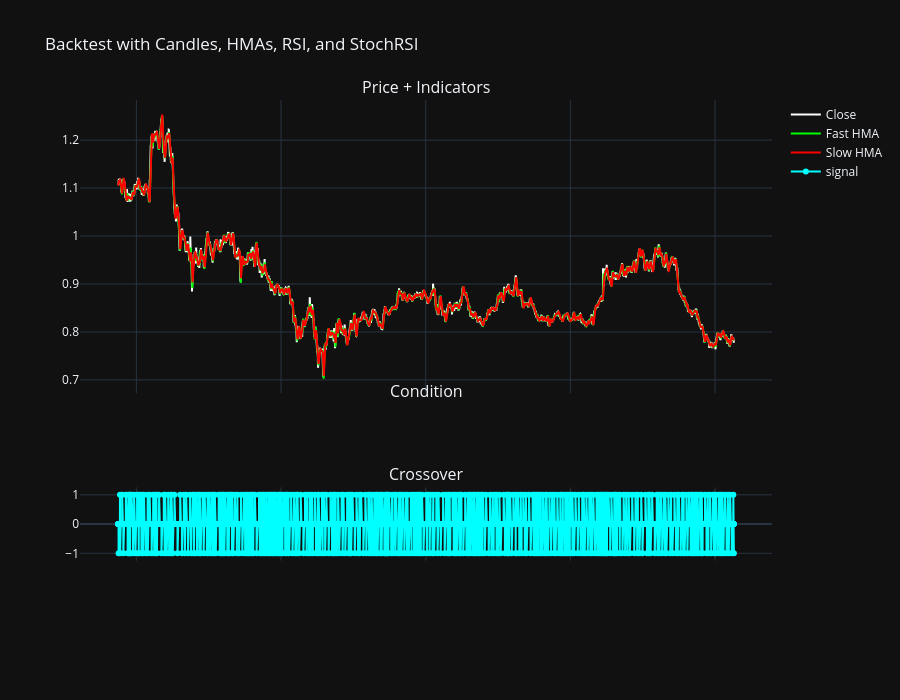

This figure's notebook cell:
### Code cell
import plotly.graph_objects as go
from plotly.subplots import make_subplots

# Grab processed data
candles_df = backtesting_result.processed_data

# Create subplots layout
fig = make_subplots(
    rows=4, cols=1,
    shared_xaxes=True,
    row_heights=[0.60, 0.15, 0.15, 0.1],
    vertical_spacing=0.02,
    subplot_titles=["Price + Indicators", "Condition", "Crossover"]
)

# Row 1: Close price
fig.add_trace(go.Scatter(
    x=candles_df.index, y=candles_df["close"],
    line=dict(color='#FFFFFF', width=2), name='Close'), row=1, col=1)


hma_fast_key = f"HMA_{hma_fast}"
hma_slow_key = f"HMA_{hma_slow}"
# ema_medium_key = f"EMA_{ema_medium}"
# ema_slow_key = f"EMA_{ema_slow}"


fig.add_trace(go.Scatter(x=candles_df.index, y=candles_df[hma_fast_key],
                         line=dict(color='#00FF00', width=2),
                         name='Fast HMA'))
fig.add_trace(go.Scatter(x=candles_df.index, y=candles_df[hma_slow_key],
                         line=dict(color='#FF0000', width=2),
                         name='Slow HMA'))
# fig.add_trace(go.Scatter(x=candles_df.index, y=candles_df[ema_medium_key],
#                          line=dict(color='#FFA500', width=2),
#                          name='Slow HMA'))
# fig.add_trace(go.Scatter(x=candles_df.index, y=candles_df[ema_slow_key],
#                          line=dict(color='#FFFFFF', width=2),
#                          name='Slow EMA'))

# Row 4: Signal values as line + markers
# fig.add_trace(go.Scatter(
#     x=candles_df.index,
#     y=candles_df[f"STOCHRSId_{srsi_length}_{srsi_length}_{srsi_smoothing}_{srsi_smoothing}"],
#     mode='lines',
#     line=dict(color='red', width=2),
#     name='short_condition',
#     marker=dict(size=6)
# ), row=2, col=1)
# fig.add_trace(go.Scatter(
#     x=candles_df.index,
#     y=candles_df[f"STOCHRSIk_{srsi_length}_{srsi_length}_{srsi_smoothing}_{srsi_smoothing}"],
#     mode='lines',
#     line=dict(color='green', width=2),
#     name='short_condition',
#     marker=dict(size=6)
# ), row=2, col=1)

# fig.add_trace(go.Scatter(
#     x=candles_df.index,
#     y=candles_df["bearish_crossover"],
#     mode='lines+markers',
#     line=dict(color='cyan', width=2),
#     name='bearish_crossover',
#     marker=dict(size=6)
# ), row=3, col=1)
fig.add_trace(go.Scatter(
    x=candles_df.index,
    y=candles_df["signal"],
    mode='lines+markers',
    line=dict(color='cyan', width=2),
    name='signal',
    marker=dict(size=6)
), row=3, col=1)


# Final layout
fig.update_layout(
    height=700,
    title="Backtest with Candles, HMAs, RSI, and StochRSI",
    showlegend=True,
    template="plotly_dark"
)

fig.show()

### Figure 1 — Plotly figure (JSON) as saved in the notebook; plotly's stock layout.template omitted (floating-point values rounded to 4 significant figures; data arrays with more than 128 entries replaced by an {"elided": "..."} marker saying what was removed)
{"data": [{"line": {"color": "#FFFFFF", "width": 2}, "name": "Close", "type": "scatter", "x": {"elided": "8583 str values"}, "xaxis": "x", "y": {"elided": "8583 float values"}, "yaxis": "y"}, {"line": {"color": "#00FF00", "width": 2}, "name": "Fast HMA", "type": "scatter", "x": {"elided": "8583 str values"}, "y": {"elided": "8583 float values"}}, {"line": {"color": "#FF0000", "width": 2}, "name": "Slow HMA", "type": "scatter", "x": {"elided": "8583 str values"}, "y": {"elided": "8583 float values"}}, {"line": {"color": "cyan", "width": 2}, "marker": {"size": 6}, "mode": "lines+markers", "name": "signal", "type": "scatter", "x": {"elided": "8583 str values"}, "xaxis": "x3", "y": {"elided": "8583 int values"}, "yaxis": "y3"}], "layout": {"annotations": [{"font": {"size": 16}, "showarrow": false, "text": "Price + Indicators", "x": 0.5, "xanchor": "center", "xref": "paper", "y": 1, "yanchor": "bottom", "yref": "paper"}, {"font": {"size": 16}, "showarrow": false, "text": "Condition", "x": 0.5, "xanchor": "center", "xref": "paper", "y": 0.416, "yanchor": "bottom", "yref": "paper"}, {"font": {"size": 16}, "showarrow": false, "text": "Crossover", "x": 0.5, "xanchor": "center", "xref": "paper", "y": 0.255, "yanchor": "bottom", "yref": "paper"}], "height": 700, "showlegend": true, "title": {"text": "Backtest with Candles, HMAs, RSI, and StochRSI"}, "xaxis": {"anchor": "y", "domain": [0, 1], "matches": "x4", "showticklabels": false}, "xaxis2": {"anchor": "y2", "domain": [0, 1], "matches": "x4", "showticklabels": false}, "xaxis3": {"anchor": "y3", "domain": [0, 1], "matches": "x4", "showticklabels": false}, "xaxis4": {"anchor": "y4", "domain": [0, 1]}, "yaxis": {"anchor": "x", "domain": [0.436, 1]}, "yaxis2": {"anchor": "x2", "domain": [0.275, 0.416]}, "yaxis3": {"anchor": "x3", "domain": [0.114, 0.255]}, "yaxis4": {"anchor": "x4", "domain": [0, 0.094]}}}
